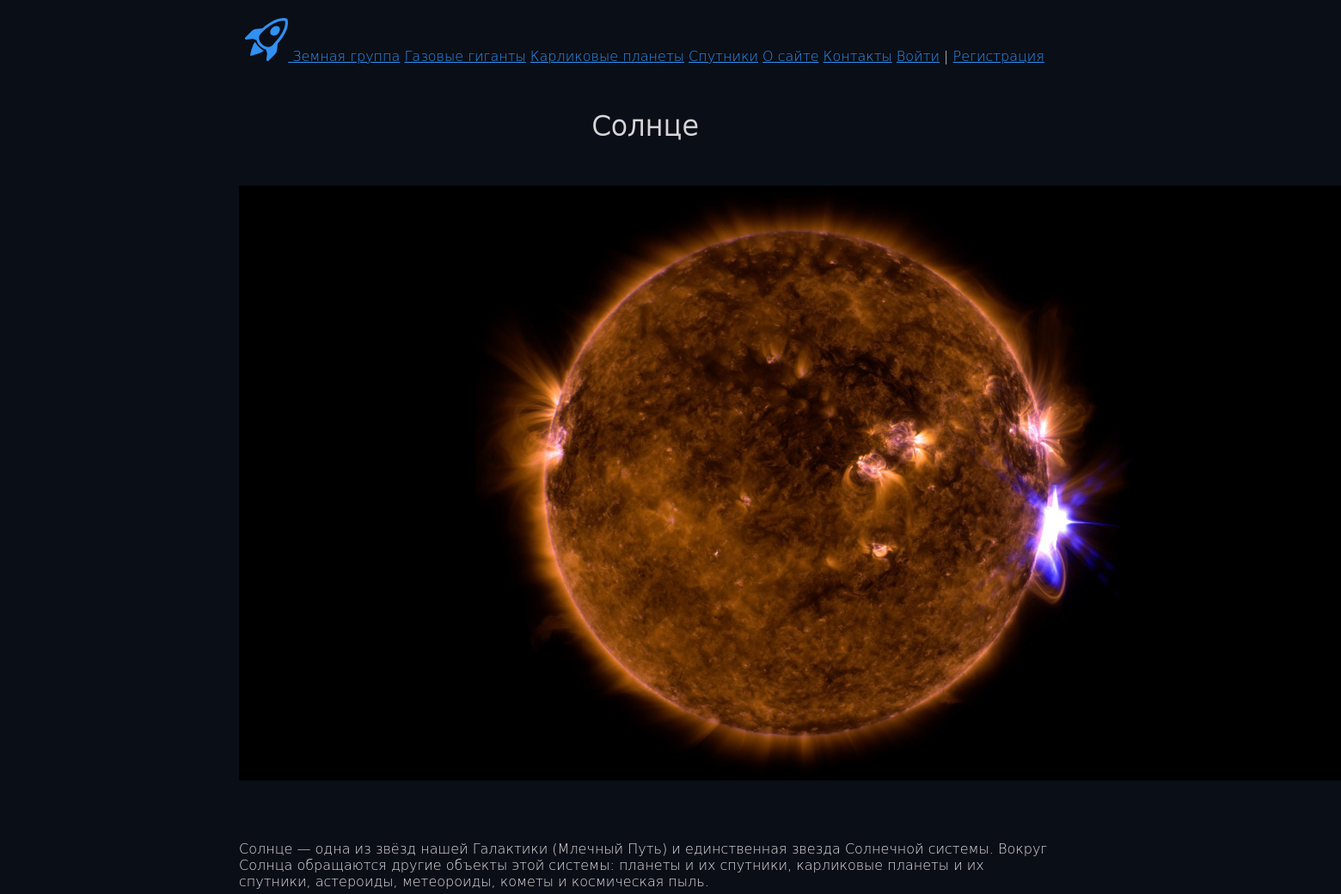
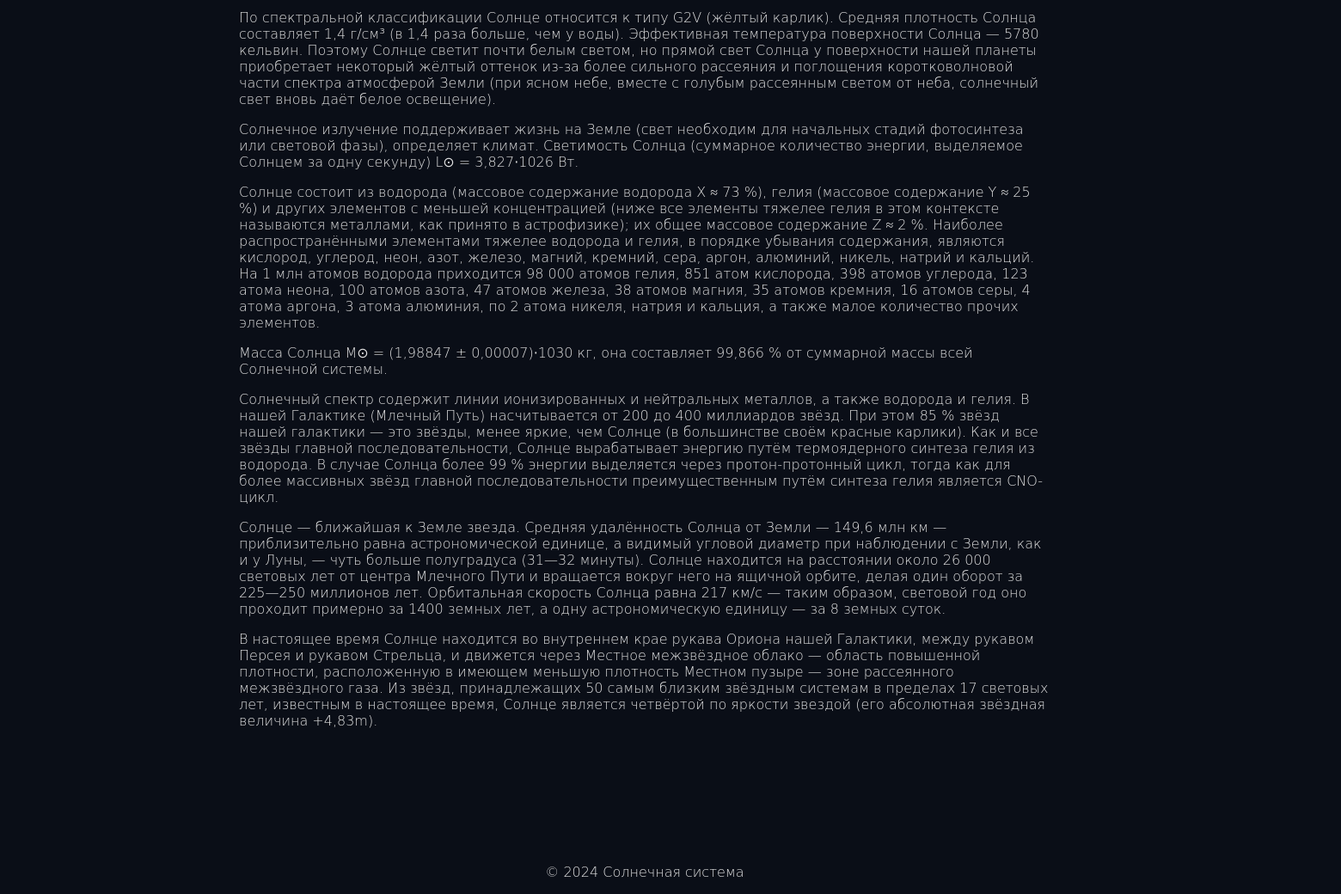
Page /post/Sun/ on the committed database (2 pictures, top to bottom).
### basis/models.py (models this page shows, shortened)
class Category(models.Model):
    name = models.CharField(max_length=100, db_index=True, verbose_name="Категория")
    slug = models.SlugField(max_length=255, unique=True, db_index=True)
    class Meta:
        verbose_name = "категорию"
        verbose_name_plural = "Категории"
    def get_absolute_url(self):
        return reverse('category', kwargs={'category_slug': self.slug})

class Basis(models.Model):
    post_title = models.CharField(max_length=255, verbose_name="Заголовок")
    post_content = models.TextField(blank=True, verbose_name="Текст статьи")
    photo = models.ImageField(upload_to="photos/%Y/%m/%d/", default=None, blank=True, null=True, verbose_name="Фото")
    slug = models.SlugField(max_length=255, unique=True, db_index=True, verbose_name="Слаг")
    category = models.ForeignKey(
        'Category', on_delete=models.PROTECT, related_name='all_posts', verbose_name="Категории", null=True
    )
    time_create = models.DateTimeField(auto_now_add=True, verbose_name="Время создания")
    time_update = models.DateTimeField(auto_now=True, verbose_name="Время изменения")
    is_published = models.BooleanField(default=True, verbose_name="Статус")
    objects = models.Manager()
    published = PublishManager()
    class Meta:
        verbose_name = "объект"
        verbose_name_plural = "Объекты"

### basis/views.py (the view)
# urls.py: path('post/<slug:post_slug>/', views.PostPage.as_view(), name='post'),
class PostPage(DetailView):
    template_name = 'basis/post.html'
    slug_url_kwarg = 'post_slug'
    context_object_name = 'post'
    def get_context_data(self, **kwargs):
        context = super().get_context_data(**kwargs)
        context['title'] = context['post'].post_title
        return context
    def get_object(self, queryset=None):
        return get_object_or_404(Basis.published, slug=self.kwargs[self.slug_url_kwarg])

### basis/models.py (called while the page is built)
    def get_queryset(self):
        return super().get_queryset().filter(is_published=1)

### basis/templatetags/basis_tags.py (called while the page is built)
@register.inclusion_tag('basis/categories.html')
def get_categories(category_selected=0):
    categories = Category.objects.all()
    return {'categories': categories, 'category_selected': category_selected}

### basis/views.py (called while the page is built)
def get_menu():
    menu = [{'main_title': 'О сайте', 'name': 'about'}, {'main_title': 'Контакты', 'name': 'contact'}]
    return menu

### users/context_processors.py (called while the page is built)
def get_menu_context(request):
    return {'menu': get_menu()}

### basis/templates/basis/post.html
{% extends 'base.html' %}
{% block content %}
<h1 align="center" style="margin: -50px 0px 50px 0px">{{post.post_title}}</h1>
{% if post.photo %}
<p align="center" style="padding: 0px 0px 50px 0px"><img src="{{post.photo.url}}"></p>
{% endif %}
{{post.post_content|linebreaks}}
{% endblock %}

### basis/templates/basis/categories.html
{% for c in categories %}
{% if c.id == category_selected %}
<a class="selected">{{c.name}}</a>
{% else %}
<a href="{{c.get_absolute_url}}">{{c.name}}</a>
{% endif %}
{% endfor %}

### basis/static/basis/css/styles.css (style rules this page uses)
body { font-family: 'DejaVu Sans Light'; background: #0a0e17 }
h1 { color: #D6D6D6; }
p { color: #E3E3E3; }
a { color: #3091F2; }

### rows in the picture
Category: name "Земная группа"
Category: name "Газовые гиганты"
Category: name "Карликовые планеты"
Category: name "Спутники"
Basis: post_title "Солнце", photo (picture), post_content "Солнце — одна из звёзд нашей Галактики (Млечный Путь) и единственная звезда Солнечной системы. Вокруг Солнца обращаются другие объекты этой системы: планеты и их спутники, карликовые планеты и их спутники, астероиды, метеороиды, кометы и космическая пыль. По спектральной классификации Солнце относится к типу G2V (жёлтый карлик). Средняя плотность Солнца составляет 1,4 г/см³ (в 1,4 раза больше, чем у воды). Эффективная температура поверхности Солнца — 5780 кельвин. Поэтому Солнце светит почти белым светом, но прямой свет Солнца у поверхности нашей планеты приобретает некоторый жёлтый оттенок из-за более сильного рассеяния и поглощения коротковолновой части спектра атмосферой Земли (при ясном…"

### other values in the picture
{{ m.main_title }} "О сайте" "Контакты"
